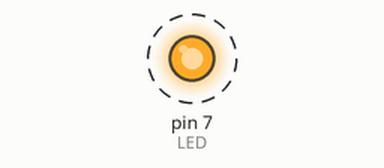
Simulated run of this sketch. Board: Arduino Uno, built with avr-gcc and run on an emulated ATmega328P. Parts: output pins drawn as LEDs (lit = HIGH). Dashed ring = blinking. The local clock reads 2024-03-15 10:24:30 at power-on unless the sketch sets it.

Above: at 0.5 s.
Timing chart, 0 to 4.6 s (numbered marks = the images above):
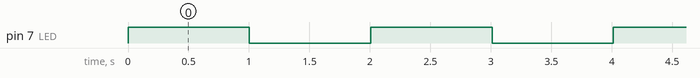

The sketch:

LAB_6_Ex1.ino
```cpp
#include <ThreeWire.h>
#include <RtcDS1302.h>

ThreeWire myWire(4,5,2);
RtcDS1302<ThreeWire>Rtc(myWire);

#define LED 7

void setup(){

  Rtc.Begin();
  pinMode(LED, OUTPUT);

}

void loop(){

  RtcDateTime now = Rtc.GetDateTime();

  if((now.Second()%2)==0){
    digitalWrite(LED, HIGH);
  }
  else{
    digitalWrite(LED, LOW);
  }

  delay(500);
}
```

Measured:
- by itself, pin 7 (LED): alternates HIGH for 1.0 s and LOW for 1.0 s
